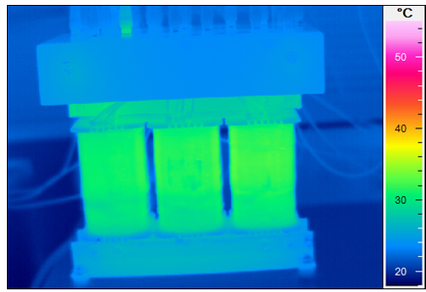
#> input picture Sample_Thermal_Images/T4/normal/T4_normal_001.png, 426 x 292 px, found by its file name
$ jupyter execute --allow-errors analyze_anomaly_detection.ipynb   (shell and % lines are left out)
#> lines starting #> are read from the running program, lines starting #| are printed output that depends on the picture
# Analyzing Transformer Anomaly Detection Results
This notebook visualizes and analyzes the anomaly mask results, thresholds, bounding boxes, and evaluates the suitability of the PCA-based method for the provided transformer thermal image dataset.
## Outline
1. Import Required Libraries
2. Load and Visualize Sample Images
3. Run Inference and Visualize Anomaly Mask
4. Analyze Residual and Diff Thresholds
5. Inspect Detected Regions and Bounding Boxes
6. Compare Results Across Multiple Images
7. Explore Dataset and Method Suitability

[cell 1]
# Import Required Libraries
import numpy as np
import matplotlib.pyplot as plt
from PIL import Image
import cv2
import os
from glob import glob

[cell 2]
# Load and Visualize Sample Images
baseline_path = 'Sample_Thermal_Images/T4/normal/T4_normal_001.png'
inspection_path = 'Sample_Thermal_Images/T4/faulty/T4_faulty_001.png'
baseline_img = np.array(Image.open(baseline_path))
#> baseline_img is the input picture: shape (292, 426, 4); mean R, G, B, A 28.5, 139.9, 178, 255
inspection_img = np.array(Image.open(inspection_path))
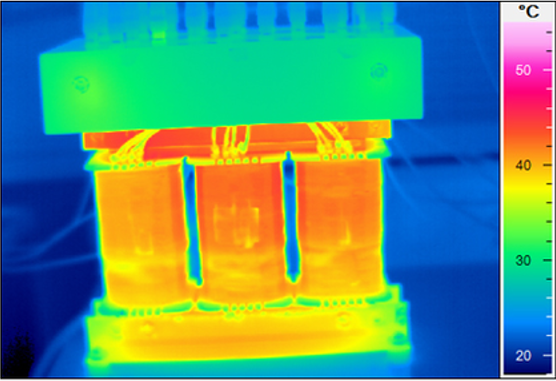
#> input picture Sample_Thermal_Images/T4/faulty/T4_faulty_001.png, 556 x 381 px, found by its file name
#> inspection_img is the input picture: shape (381, 556, 4); mean R, G, B, A 92.6, 148.2, 118.1, 255
plt.figure(figsize=(10,4))
plt.subplot(1,2,1)
plt.title('Baseline (Normal)')
plt.imshow(baseline_img, cmap='gray')
plt.axis('off')
plt.subplot(1,2,2)
plt.title('Inspection (Faulty)')
plt.imshow(inspection_img, cmap='gray')
plt.axis('off')
plt.show()
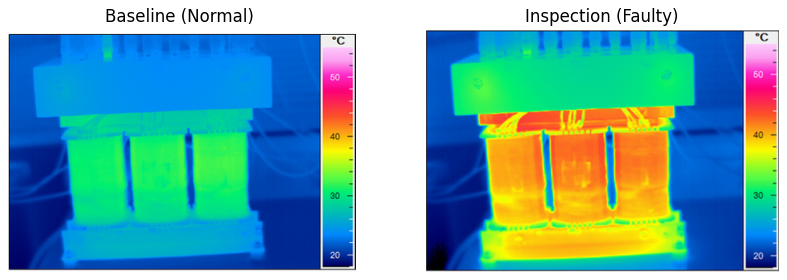
#> figure drawn by matplotlib, 2 panels

[cell 3]
# Run Inference and Visualize Anomaly Mask
mask_path = 'results/annotated_mask.png'
annotated_path = 'results/annotated.png'
#> (the rest of this cell did not finish here and is left out)

## Analyze Residual and Diff Thresholds
The residual and diff thresholds control the sensitivity of anomaly detection. If these values are too low or too high, the mask may cover the entire image or miss anomalies.
- Residual threshold: Value used to flag pixels with high reconstruction error from PCA.
- Diff threshold: Value used to flag pixels with high absolute difference between baseline and inspection images.
You can print these values from the inference script output or extract them from the model/config.

[cell 4]
# Inspect Detected Regions and Bounding Boxes
import matplotlib.patches as patches
def show_bounding_boxes(image, mask):
    contours, _ = cv2.findContours(mask, cv2.RETR_EXTERNAL, cv2.CHAIN_APPROX_SIMPLE)
    fig, ax = plt.subplots(figsize=(6,6))
    ax.imshow(image, cmap='gray')
    for cnt in contours:
        x, y, w, h = cv2.boundingRect(cnt)
        rect = patches.Rectangle((x, y), w, h, linewidth=2, edgecolor='r', facecolor='none')
        ax.add_patch(rect)
    plt.title('Detected Regions with Bounding Boxes')
    plt.axis('off')
    plt.show()

# Convert mask to binary if needed
#> (the rest of this cell did not finish here and is left out)

[cell 5]
# Compare Results Across Multiple Images
normal_imgs = sorted(glob('Sample_Thermal_Images/T1/normal/*.jpg'))[:2]
#> normal_imgs = 2 items
faulty_imgs = sorted(glob('Sample_Thermal_Images/T1/faulty/*.jpg'))[:2]
for n_img, f_img in zip(normal_imgs, faulty_imgs):
    baseline = np.array(Image.open(n_img))
    inspection = np.array(Image.open(f_img))
    # For demonstration, just show images (in practice, run inference and show mask/annotated)
    plt.figure(figsize=(8,4))
    plt.subplot(1,2,1)
    plt.title(f'Normal: {os.path.basename(n_img)}')
    plt.imshow(baseline, cmap='gray')
    plt.axis('off')
    plt.subplot(1,2,2)
    plt.title(f'Faulty: {os.path.basename(f_img)}')
    plt.imshow(inspection, cmap='gray')
    plt.axis('off')
    plt.show()
